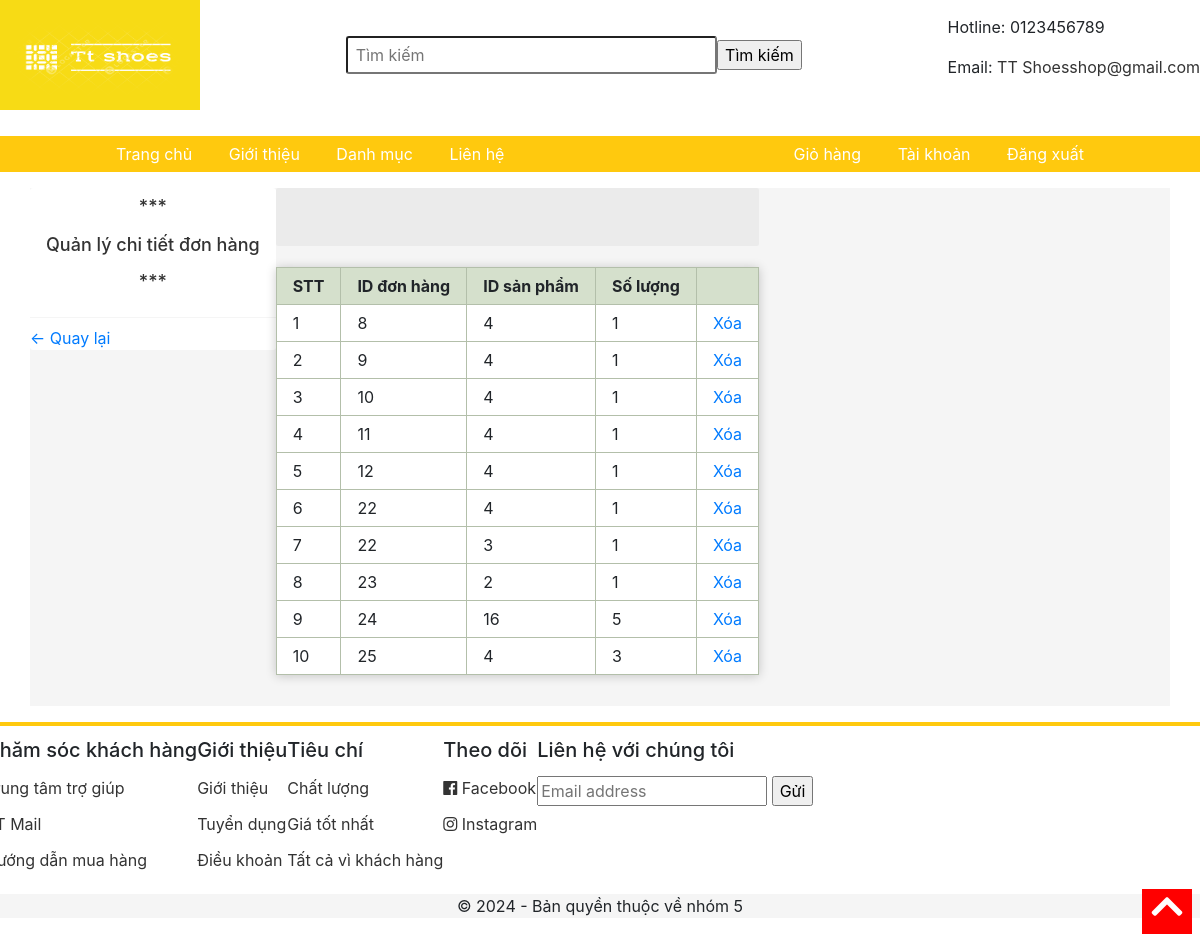
The app's page /chitietdonhang/quanlyctdh.php (signed in) with its own data.
### tables this page shows
CREATE TABLE `chitietdonhang` (
  `id` int(11) NOT NULL,
  `iddonhang` int(100) NOT NULL,
  `idsp` int(100) NOT NULL,
  `soluong` int(100) NOT NULL
);

### chitietdonhang/quanlyctdh.php (the view, shortened to what this page needs)
<html>
<head>
	<link rel="stylesheet" type="text/css" href="../css/grid.css">
	<link rel="stylesheet" type="text/css" href="../css/responsive.css">
	<link rel="stylesheet" type="text/css" href="../main.css">
	<link rel="stylesheet" href="https://use.fontawesome.com/releases/v5.7.0/css/all.css">
	<link rel="stylesheet" href="https://maxcdn.bootstrapcdn.com/bootstrap/4.5.2/css/bootstrap.min.css">
</head>
<body>
<form action="timkiem.php" method="POST">
	<div class="app">
		<div class="header">
			<div class="grid wide">
				<div class="header-main">
					<div class="logo">
						<a href="../index.php"><img src="../img/logo.png" width="200" height="110"></a>
					</div>
					<div class="search">
						<input type="text" name="s" class="search-bar" placeholder="Tìm kiếm">
						<input type="submit" value="Tìm kiếm">
					</div>
					<div class="contact">
						<p>Hotline: 0123456789</p>
						<p>Email: <a href="mailto:TT Shoesshop@gmail.com" style="color: #333;">TT Shoesshop@gmail.com</a></p>
					</div>
				</div>
			</div>
		</div>
		</form>
		<div class="navigation-bar">
			<ul class="navbar-list">
				<li class="navbar-item"><a href="index.php" class="navbar-link">Trang chủ</a></li>
				<li class="navbar-item"><a href="./pages/gioithieu.php" class="navbar-link">Giới thiệu</a></li>
				<li class="navbar-item navbar-item-category">
					<a href="" class="navbar-link">Danh mục</a>
				</li>
				<li class="navbar-item"><a href="../pages/lienhe.php" class="navbar-link">Liên hệ</a></li>
			</ul>
			<ul class="navbar-list">
				<li class="navbar-item"><a href="../pages/giohang.php" class="navbar-link">Giỏ hàng</a></li>
				<li class="navbar-item"><a href="../taikhoan.php" class="navbar-link">Tài khoản</a></li>
				<li class="navbar-item"><a href="../pages/dangxuat.php" class="navbar-link">Đăng xuất</a></li>
			</ul>
		</div>
		<div class="container">
			<div class="grid wide">
				<div class="row sm-gutter grid-content">
					<div class="column l-2 me-0 s-0">
						<nav class="category">
							<h3 class="category-heading">
								<p align="center">***</p>
								<a >Quản lý chi tiết đơn hàng</a>
								<p align="center">***</p>
							</h3>
							<ul class="category-list">
								<li class="category-item category-item--active">
									<a href="../admin.php" ><- Quay lại </a>
								</li>
							</ul>
						</nav>
					</div>
					<div class="column l-10 me-12 s-12">
						<div class="home-filter">
							<button class="home-filter-btn btn"></button>
							<button class="home-filter-btn btn btn--active"></button>
							<button class="home-filter-btn btn"></button>
						</div>
						<div class="home-product">
						<div class="row sm-gutter">
<div class="page">
<table class="layout display responsive-table">
<thead>
<tr>
	<th>STT</th>
	<th >ID đơn hàng</th>
	<th >ID sản phẩm</th>
	<th >Số lượng</th>
	<th colspan="2"></th>
</tr>
</thead>
<tbody>
<?php
	$conn =	mysqli_connect("localhost", "root", "", "dacs2");
	$sql= "SELECT * FROM chitietdonhang ";
	$ketqua = mysqli_query($conn, $sql);
	$stt = 1;
	while ($row = mysqli_fetch_array($ketqua)) {
		echo "<tr>";
		echo "<td>".$stt."</td>";
		echo "<td>".$row['iddonhang']."</td>";
		echo "<td>".$row['idsp']."</td>";
		echo "<td>".$row['soluong']."</td>";
		echo '<td><a href=" xoactdh.php?id= '.$row['id'].'">Xóa</a></td>';
		echo "</tr>";
		$stt++;
	}
?>
</tbody>
</table>
</div>
								</div>
								</div>
							</div>
						</div>
					</div>
				</div>
		<div class="footer">
			<div class="grid wide">
				<div class="row">
					<div class="column l-2-4 me-4 s-6">
						<h3 class="footer__heading">Chăm sóc khách hàng</h3>
						<ul class="footer-list">
							<li class="footer-item">
								<a href="" class="footer-item-link">Trung tâm trợ giúp</a>
							</li>
							<li class="footer-item">
								<a href="" class="footer-item-link">TT Mail</a>
							</li>
							<li class="footer-item">
								<a href="" class="footer-item-link">Hướng dẫn mua hàng</a>
							</li>
						</ul>
					</div>
					<div class="column l-2-4 me-4 s-6">
						<h3 class="footer__heading">Giới thiệu</h3>
						<ul class="footer-list">
							<li class="footer-item">
								<a href="" class="footer-item-link">Giới thiệu</a>
							</li>
							<li class="footer-item">
								<a href="" class="footer-item-link">Tuyển dụng</a>
							</li>
							<li class="footer-item">
								<a href="" class="footer-item-link">Điều khoản</a>
							</li>
						</ul>
					</div>
					<div class="column l-2-4 me-4 s-6">
						<h3 class="footer__heading">Tiêu chí</h3>
						<ul class="footer-list">
							<li class="footer-item">
								<a  class="footer-item-link">Chất lượng</a>
							</li>
							<li class="footer-item">
								<a  class="footer-item-link">Giá tốt nhất</a>
							</li>
							<li class="footer-item">
								<a  class="footer-item-link">Tất cả vì khách hàng</a>
							</li>
						</ul>
					</div>
					<div class="column l-2-4 me-4 s-6">
						<h3 class="footer__heading">Theo dõi</h3>
						<ul class="footer-list">
							<li class="footer-item">
								<a href="" class="footer-item-link">
									<i class="fab fa-facebook"></i>
									Facebook
								</a>
							</li>
							<li class="footer-item">
								<a href="" class="footer-item-link">
									<i class="fab fa-instagram"></i>
									Instagram
								</a>
							</li>
						</ul>
					</div>
					<div class="column l-2-4 me-4 s-6">
						<h3 class="footer__heading">Liên hệ với chúng tôi</h3>
						<input class="footer__input" type="text" placeholder="Email address">
						<input type="submit" value="Gửi">
					</div>
				</div>
			</div>
			<div class="footer__bottom">
				<div class="grid wide">
					<p>© 2024 - Bản quyền thuộc về nhóm 5</p>
				</div>
			</div>
		</div>
		<div class="scroll-to-top" onclick="scrollToTop();">
			<i class="scroll-to-top-icon fas fa-chevron-up"></i>
		</div>
</body>
</html>

### main.css (style rules this page uses)
* { box-sizing: border-box; }
body { margin: 0; font-family: "Helvetica Neue", Helvetica, Arial; }
.header-main { display: flex; justify-content: space-between; align-items: center; }
.header { background-color: white; height: 120px; }
.search { display: flex; align-items: center; width: 38%; }
.search-bar { width: 100%; height: 38px; padding: 0 8px; border-radius: 3px; color: #333; font-size: 16px; }
.navigation-bar { background-color: #ffc90e; margin: 0 auto; display: flex; justify-content: space-between; align-items: center; }
.navbar-list { list-style: none; padding-left: 0; margin: 0 100px; }
.navbar-item, .navbar-link { display: inline-flex; }
.navbar-link { color: white; padding: 6px 16px; text-decoration: none; }
.navbar-item-category { position: relative; }
.container { width: 100%; margin: 0; background-color: #F5F5F5; }
.category { background-color: white; border-radius: 3px; }
.category-heading { color: #333; padding: 8px 16px; font-size: 18px; margin-top: 0; border-bottom: 1px solid #f5f5f5; }
.category-list { list-style: none; padding-left: 0; }
.btn { width: 90px; height: 34px; text-decoration: none; border: none; display: inline-flex; border-radius: 2px; outline: none; cursor: pointer; align-items: center; justify-content: center; background-color: white; color: #333; border:none; }
.home-filter { background-color: rgba(0, 0, 0, 0.04); display: flex; align-items: center; padding: 12px 22px; border-radius: 2px; }
.home-filter-btn { margin-right: 12px; }
.page { display: flex; align-items: center; }
.page { display: flex; align-items: center; margin-left: auto; }
.home-product { padding: 15px; margin-top: -10px; }
.footer { border-top: 4px solid #ffc90e; padding-top: 12px; }
.footer__heading { font-size: 20px; }
.footer-list { padding-left: 0; list-style: none; }
.footer-item-link { text-decoration: none; color: #333; padding: 6px 0; display: block; }
.footer__input { margin: 6px 0; width: 230px; }
.footer__bottom { background-color: #f5f5f5; text-align: center; }
.scroll-to-top { position: fixed; bottom: 0; right: 8px; z-index: 1999; cursor: pointer; }
.scroll-to-top-icon { font-size: 36px; color: white; background-color: red; width: 50px; height: 45px; text-align: center; }

### chitietdonhang/quanlyctdh.php (style rules this page uses)
.page { max-width: 60em; margin: 0 auto; }
table th, table td { text-align: left; }
table.layout { width: 100%; border-collapse: collapse; }
table.display { margin: 1em 0; }
table.display th, table.display td { border: 1px solid #B3BFAA; padding: .5em 1em; }
table.display th { background: #D5E0CC; }
table.display td { background: #fff; }
table.responsive-table { box-shadow: 0 1px 10px rgba(0, 0, 0, 0.2); }

### records on screen
chitietdonhang: iddonhang "8", idsp "4", soluong "1"
chitietdonhang: iddonhang "9", idsp "4", soluong "1"
chitietdonhang: iddonhang "10", idsp "4", soluong "1"
chitietdonhang: iddonhang "11", idsp "4", soluong "1"
chitietdonhang: iddonhang "12", idsp "4", soluong "1"
chitietdonhang: iddonhang "22", idsp "4", soluong "1"
chitietdonhang: iddonhang "22", idsp "3", soluong "1"
chitietdonhang: iddonhang "23", idsp "2", soluong "1"
chitietdonhang: iddonhang "24", idsp "16", soluong "5"
chitietdonhang: iddonhang "25", idsp "4", soluong "3"
